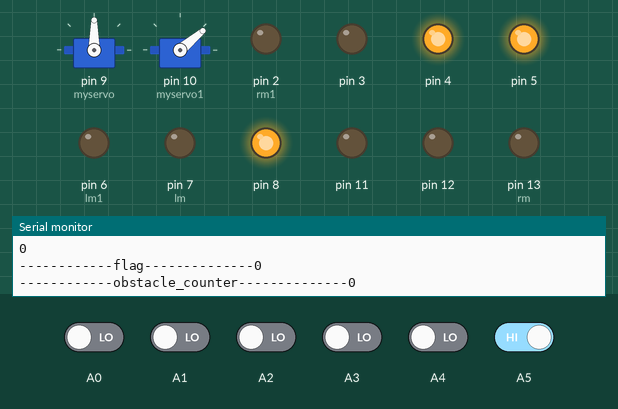
Bench run of a sketch on a simulated Arduino Uno, built with avr-gcc and run on an emulated ATmega328P. Parts: 2 × servo, output pins drawn as LEDs (lit = HIGH), the last lines printed to the serial monitor. The inputs (shaded band) are chosen by the test bench; at power-on: A5 HIGH, A0–4 LOW.

Above: at 4.8 s.
4.9 s: A5 driven LOW
At 6.8 s:
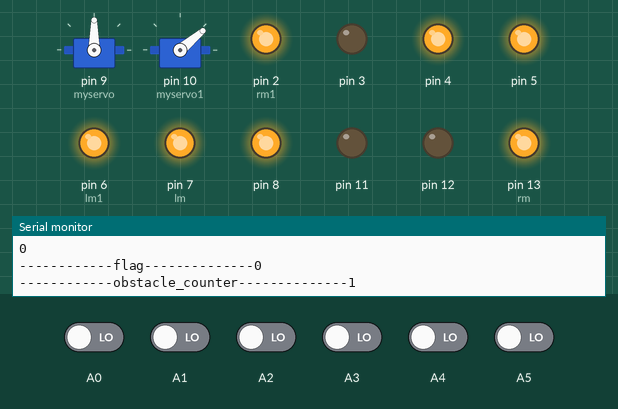
7.9 s: A0 driven HIGH
10.9 s: A0 driven LOW
13.0 s: A2 driven HIGH
16.0 s: A2 driven LOW
At 18.5 s:
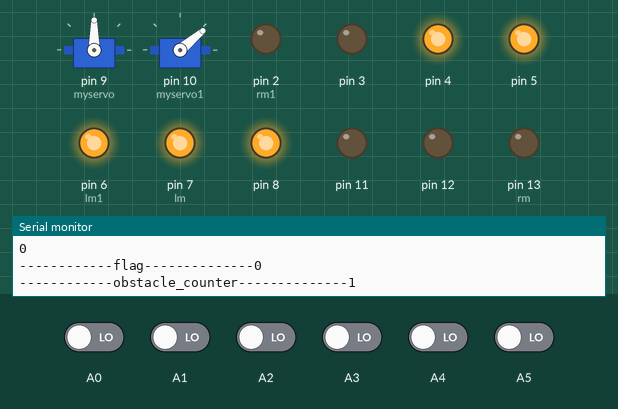
Timing chart, 0 to 19.4 s (numbered marks = the images above; inputs shaded):
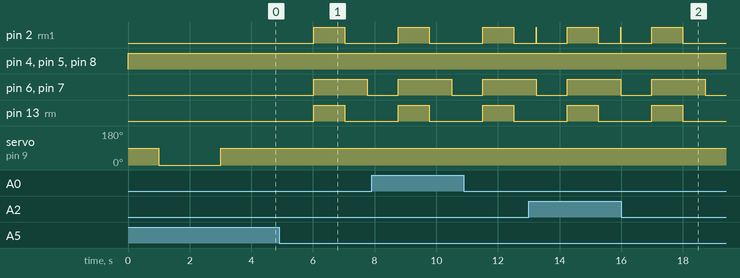

The sketch:

vjti_arm1.ino
```cpp
#include <Servo.h>
int sensor=0;
Servo myservo;
Servo myservo1;

int lm = 7;
int lm1 = 6;
int rm = 13;
int rm1 = 2;
int val0 = 0;
int val1 = 0;
int val2 = 0;
int val3 = 0;
int val4 = 0;
int old_val5=0;
int flag=0;
int obstacle=0;
int old_obstacle=0;
int obstacle_counter=0;

int f1=0;
int f2=0;

void setup()
{
Serial.begin(9600);
pinMode(A0,INPUT);
pinMode(A1,INPUT);
pinMode(A2,INPUT);
pinMode(A3,INPUT);
pinMode(A4,INPUT);
pinMode(A5,INPUT);
pinMode(8,OUTPUT);
pinMode(9,OUTPUT);
pinMode(11,OUTPUT);
pinMode(12,OUTPUT);
pinMode(lm,OUTPUT);
pinMode(lm1,OUTPUT);
pinMode(rm,OUTPUT);
pinMode(rm1,OUTPUT);
pinMode(3,OUTPUT);
pinMode(4,OUTPUT);
pinMode(5,OUTPUT);
pinMode(10,OUTPUT);

myservo.attach(9);
myservo1.attach(10);
   Serial.begin(9600);
}


void loop()
{ digitalWrite(8, HIGH);
 // digitalWrite(9, HIGH);
  digitalWrite(11, LOW);
  digitalWrite(12, LOW);
  digitalWrite(4, HIGH);
  digitalWrite(3, LOW);
  digitalWrite(5, HIGH);
 // digitalWrite(10, LOW);


   val0 = digitalRead(A0);
   int rightsensor=val0;
   Serial.println(rightsensor);    //3=rightsensor
   val1 = digitalRead(A1);
   int middlesensor=val1;
   Serial.println(middlesensor);
   val2 = digitalRead(A2);
   int leftsensor=val2;
   Serial.println(leftsensor); //5=leftsensro
   val3 = digitalRead(A3);
   int sensor4=val3;
   Serial.println(sensor4);
   val4 = digitalRead(A4);
   int sensor5=val4;
   Serial.println(sensor5);
   obstacle = digitalRead(A5);


   if(f1==0)
   {
     myservo1.write(40);
   myservo.write(90);
   delay(1000);

    myservo.write(0);
    delay(1000);
    myservo1.write(40);
    delay(1000);
    myservo.write(90);
    delay(1000);


    f1=1;
    delay(10);
     Serial.print("************");
    Serial.println(f1);
    delay(10);
   }

   else if(f1==2)
   {
     myservo.write(0);
    delay(1000);
    myservo1.write(100);
    delay(1000);
    myservo.write(90);
    delay(1000);
    Serial.print("**************");
    Serial.println(f1);
    delay(10);

   }


   else
   {
   if(sensor4 == 1 && sensor5 == 1 && old_val5 == 0 )
    {
      flag++;
    }
   Serial.print( "------------flag--------------");
   Serial.println(flag);
    if(obstacle==0 && old_obstacle==1)
    {
      obstacle_counter++;
     }
   Serial.print( "------------obstacle_counter--------------");
   Serial.println(obstacle_counter);


   old_val5=sensor5;
   old_obstacle=obstacle;


   if(flag==1)
   {
    if (leftsensor == 0 && middlesensor == 0 && rightsensor == 0 ) {
    digitalWrite(lm,LOW);  //left wheel
    digitalWrite(rm,LOW);   //right wheel
    digitalWrite(lm1,LOW);  //left wheel
    digitalWrite(rm1,LOW);   //right wheel
    delay(10);
   }

    else if (leftsensor == 0 && middlesensor == 0 && rightsensor == 1){
    digitalWrite(lm,HIGH);  //left wheel
    digitalWrite(rm,LOW);   //right wheel
    digitalWrite(lm1,LOW);  //left wheel
    digitalWrite(rm1,LOW);   //right wheel
    delay(10);
   }

    else if (leftsensor == 0 && middlesensor == 1 && rightsensor == 1) {
    digitalWrite(lm,HIGH);  //left wheel
    digitalWrite(rm,LOW);   //right wheel
    digitalWrite(lm1,LOW);  //left wheel
    digitalWrite(rm1,LOW);   //right wheel
    delay(10);
   }


   else if (leftsensor == 1 && middlesensor == 0 && rightsensor == 1) {
    digitalWrite(lm,LOW);  //left wheel
    digitalWrite(rm,LOW);   //right wheel
    digitalWrite(lm1,LOW);  //left wheel
    digitalWrite(rm1,LOW);   //right wheel
    delay(10);
   }

 else if (leftsensor == 1 && middlesensor == 0 && rightsensor == 0)  {
    digitalWrite(lm,LOW);  //left wheel
    digitalWrite(rm,LOW);   //right wheel
    digitalWrite(lm1,LOW);  //left wheel
    digitalWrite(rm1,HIGH);   //right wheel
    delay(10);
   }


  else  if (leftsensor == 1 && middlesensor == 1 && rightsensor == 0){
    digitalWrite(lm,LOW);  //left wheel
    digitalWrite(rm,LOW);   //right wheel
    digitalWrite(lm1,LOW);  //left wheel
    digitalWrite(rm1,HIGH);   //right wheel
    delay(10);
  }
  else if(sensor4 == 1 && sensor5 == 0 &&  leftsensor == 1 && middlesensor == 1 && rightsensor == 1 ){
    digitalWrite(lm,LOW);  //left wheel
    digitalWrite(rm,HIGH);   //right wheel
    digitalWrite(lm1,LOW);  //left wheel
    digitalWrite(rm1,HIGH);   //right wheel
    delay(10);

    }
}


    else
    {
      sensor5=~(sensor5 & 0);
    if (leftsensor == 0 && middlesensor == 0 && rightsensor == 0 ) {
    digitalWrite(lm,LOW);  //left wheel
    digitalWrite(rm,LOW);   //right wheel
    digitalWrite(lm1,LOW);  //left wheel
    digitalWrite(rm1,LOW);   //right wheel
    delay(10);
   }

    else if (leftsensor == 0 && middlesensor == 0 && rightsensor == 1){
    digitalWrite(lm,HIGH);  //left wheel
    digitalWrite(rm,LOW);   //right wheel
    digitalWrite(lm1,LOW);  //left wheel
    digitalWrite(rm1,LOW);   //right wheel
    delay(10);
   }

    else if (leftsensor == 0 && middlesensor == 1 && rightsensor == 1) {
    digitalWrite(lm,HIGH);  //left wheel
    digitalWrite(rm,LOW);   //right wheel
    digitalWrite(lm1,LOW);  //left wheel
    digitalWrite(rm1,LOW);   //right wheel
    delay(10);
   }


   else if (leftsensor == 1 && middlesensor == 0 && rightsensor == 1) {
    digitalWrite(lm,LOW);  //left wheel
    digitalWrite(rm,LOW);   //right wheel
    digitalWrite(lm1,LOW);  //left wheel
    digitalWrite(rm1,LOW);   //right wheel
    delay(10);
   }

 else if (leftsensor == 1 && middlesensor == 0 && rightsensor == 0)  {
    digitalWrite(lm,LOW);  //left wheel
    digitalWrite(rm,LOW);   //right wheel
    digitalWrite(lm1,LOW);  //left wheel
    digitalWrite(rm1,HIGH);   //right wheel
    delay(10);
   }


  else  if (leftsensor == 1 && middlesensor == 1 && rightsensor == 0){
    digitalWrite(lm,LOW);  //left wheel
    digitalWrite(rm,LOW);   //right wheel
    digitalWrite(lm1,LOW);  //left wheel
    digitalWrite(rm1,HIGH);   //right wheel
    delay(10);
  }

  else  if(sensor4==0 && leftsensor == 1 && middlesensor == 1 && rightsensor == 1) {
        digitalWrite(lm,HIGH);  //left wheel
        digitalWrite(rm,LOW);   //right wheel
        digitalWrite(lm1,HIGH);  //left wheel
        digitalWrite(rm1,LOW);   //right wheel
        delay(10);
      }

  if(obstacle==0)

  {  if(obstacle_counter==2)
       {

        digitalWrite(lm,LOW);  //left wheel
        digitalWrite(rm,LOW);   //right wheel
        digitalWrite(lm1,HIGH);  //left wheel
        digitalWrite(rm1,HIGH);   //right wheel
        delay(10);
        f1=2;
        delay(10);
       }


     if(obstacle_counter==1)
     {
        digitalWrite(lm,LOW);  //left wheel
        digitalWrite(rm,LOW);   //right wheel
        digitalWrite(lm1,LOW);  //left wheel
        digitalWrite(rm1,LOW);   //right wheel
        delay(1000);

        digitalWrite(lm,HIGH);  //left wheel
        digitalWrite(rm,HIGH);   //right wheel
        digitalWrite(lm1,HIGH);  //left wheel
        digitalWrite(rm1,HIGH);   //right wheel
        delay(1000);

        digitalWrite(lm,HIGH);  //left wheel
        digitalWrite(rm,LOW);   //right wheel
        digitalWrite(lm1,HIGH);  //left wheel
        digitalWrite(rm1,LOW);   //right wheel
        delay(700);
       }
  }

}
   }
}
```

Measured:
- after the input at 4.9 s, pin 2 (rm1), pin 13 (rm): LOW → HIGH after 1.1 s, → LOW 1.0 s later; pin 6 (lm1), pin 7 (lm): LOW → HIGH after 1.1 s, → LOW 1.7 s later
- after the input at 16.0 s, pin 2 (rm1): goes on until 18.0 s, then stays LOW
